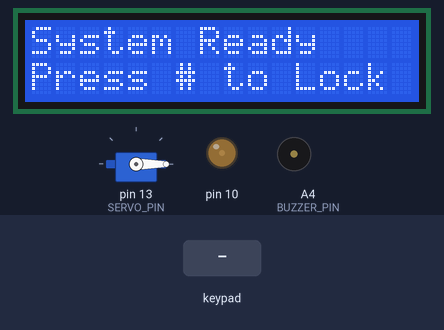
The sketch below on a simulated Arduino Uno, built with avr-gcc and run on an emulated ATmega328P. Shown: 16×2 character LCD, servo, output pins drawn as LEDs (lit = HIGH), buzzer (waves = sounding). The inputs (shaded band) are chosen by the test bench.

Above: at 1.2 s.
1.3 s: key '#' pressed
At 2.1 s:
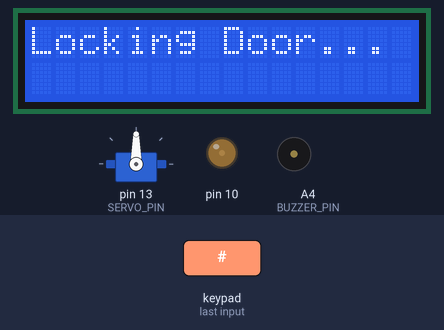
At 3.7 s:
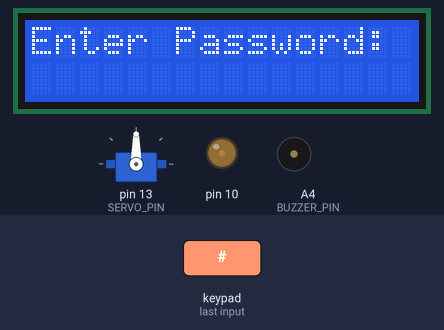
4.0 s: keypad keys 1 2 3 4 D pressed 0.4 s apart
At 6.6 s:
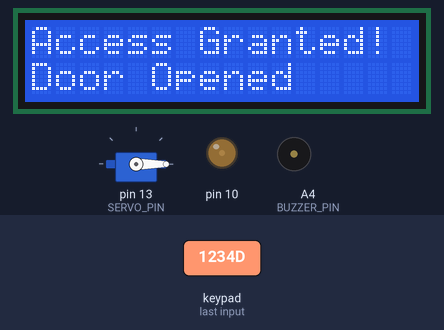
Timing chart, 0 to 8.1 s (numbered marks = the images above; inputs shaded):
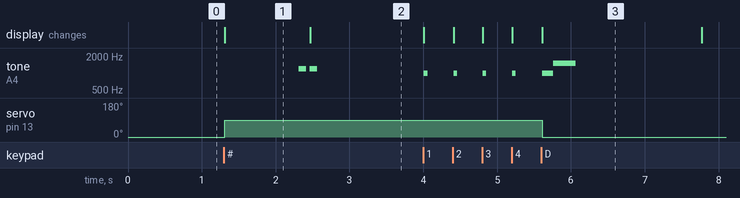

Measured:
- after the input at 1.3 s, tone on A4 (BUZZER_PIN): alternates 1200 Hz for 0.10 s and silent for 0.05 s, 4 changes in all, then stays silent, starting after 1.0 s; servo on pin 13 (SERVO_PIN): 0° → 90° at once; the display: changes at once (image 1)
- after the input at 4.0 s, tone on A4 (BUZZER_PIN): plays 1000 Hz for 0.05 s, 1000 Hz for 0.05 s, 1000 Hz for 0.05 s, 1000 Hz for 0.05 s, 1000 Hz for 0.15 s, 1500 Hz for 0.30 s, starting at once; servo on pin 13 (SERVO_PIN): 90° → 0° after 1.6 s; the display: first changes at once (image 3 shows a later state)
- what the display in image 1 shows lasts 1.2 s, from 1.3 s to 2.5 s

The sketch:

arduino_door_lock_project.ino
```cpp
#include <LiquidCrystal.h>
#include <Keypad.h>
#include <Servo.h>

// 1. LCD Pin Configuration
LiquidCrystal lcd(12, 11, A0, A1, A2, A3);

// 2. Servo and Buzzer Pin Configuration
#define SERVO_PIN 13
#define BUZZER_PIN A4
Servo lockServo;

// 3. Keypad Configuration (Pins 2 through 9)
const byte ROWS = 4;
const byte COLS = 4;
char hexaKeys[ROWS][COLS] = {
  {'1','2','3','A'},
  {'4','5','6','B'},
  {'7','8','9','C'},
  {'*','0','#','D'}
};

byte rowPins[ROWS] = {9, 8, 7, 6};
byte colPins[COLS] = {5, 4, 3, 2};

Keypad customKeypad = Keypad(makeKeymap(hexaKeys), rowPins, colPins, ROWS, COLS);

// 4. Password and Lock Settings
char masterPassword[5] = "1234";
char dataEntered[5];
byte dataCounter = 0;
boolean isLocked = false; // Starts unlocked

void setup() {
  pinMode(10, OUTPUT);
  analogWrite(10, 30); // Software contrast control

  lcd.begin(16, 2);
  lockServo.attach(SERVO_PIN);

  // Force physics calibration on boot
  lockServo.write(0);
  isLocked = false;

  pinMode(BUZZER_PIN, OUTPUT);
  showReadyMessage();
}

void loop() {
  char customKey = customKeypad.getKey();

  if (customKey) {
    // STRICT STATE CHECK: Only allow locking if currently unlocked
    if (customKey == '#' && isLocked == false) {
      lockDoor();
      return; // Stop loop here so it doesn't instantly read the key again
    }

    // Only accept password entries if currently locked
    if (isLocked == true) {
      // Ignore functional letters except 'D'
      if (customKey != 'A' && customKey != 'B' && customKey != 'C' && customKey != '*' && customKey != '#' && customKey != 'D') {
        if (dataCounter < 4) {
          dataEntered[dataCounter] = customKey;
          lcd.setCursor(dataCounter, 1);
          lcd.print('*');
          dataCounter++;
          tone(BUZZER_PIN, 1000, 50);
        }
      }

      // Press 'D' to authenticate
      if (customKey == 'D') {
        if (dataCounter == 4) {
          dataEntered[dataCounter] = '\0';

          if (strcmp(dataEntered, masterPassword) == 0) {
            unlockDoor();
          } else {
            wrongPasswordAlarm();
          }
        } else {
          lcd.clear();
          lcd.print("Enter 4 Digits!");
          delay(1500);
          resetInputBuffer();
        }
      }
    }
  }
}

void lockDoor() {
  isLocked = true; // Set flag FIRST to lock down the loop
  lcd.clear();
  lcd.print("Locking Door...");
  lockServo.write(90);
  delay(1000);

  tone(BUZZER_PIN, 1200, 100); delay(150);
  tone(BUZZER_PIN, 1200, 100);

  resetInputBuffer();
}

void unlockDoor() {
  isLocked = false; // Set flag FIRST to open up the loop
  lcd.clear();
  lcd.print("Access Granted!");
  lcd.setCursor(0, 1);
  lcd.print("Door Opened");

  lockServo.write(0);

  tone(BUZZER_PIN, 1000, 150); delay(150);
  tone(BUZZER_PIN, 1500, 300); delay(2000);

  showReadyMessage();
}

void wrongPasswordAlarm() {
  lcd.clear();
  lcd.print("Wrong Password!");
  lcd.setCursor(0, 1);
  lcd.print("Access Denied");

  for (int i = 0; i < 3; i++) {
    tone(BUZZER_PIN, 700, 200); delay(250);
    tone(BUZZER_PIN, 400, 200); delay(250);
  }

  resetInputBuffer();
}

void resetInputBuffer() {
  dataCounter = 0;
  memset(dataEntered, 0, sizeof(dataEntered));
  if (isLocked) {
    lcd.clear();
    lcd.print("Enter Password:");
  } else {
    showReadyMessage();
  }
}

void showReadyMessage() {
  lcd.clear();
  lcd.print("System Ready");
  lcd.setCursor(0, 1);
  lcd.print("Press # to Lock");
}
```
